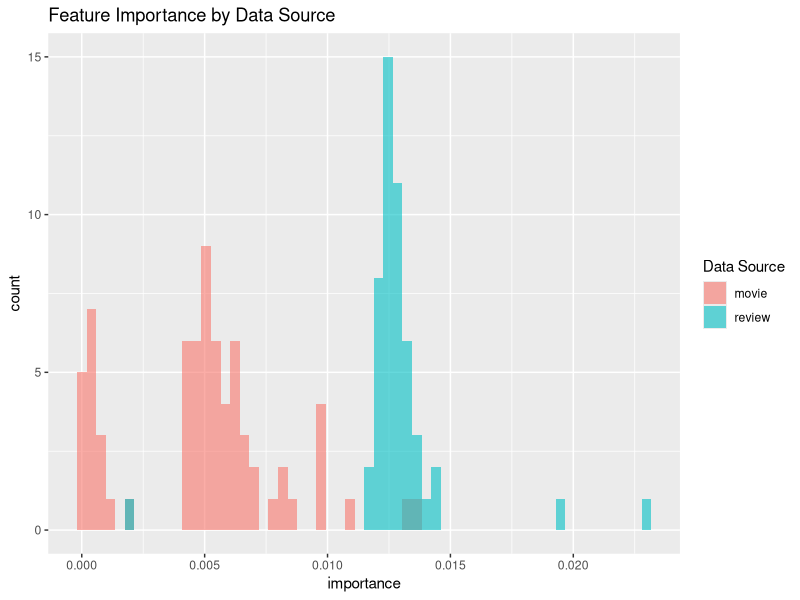
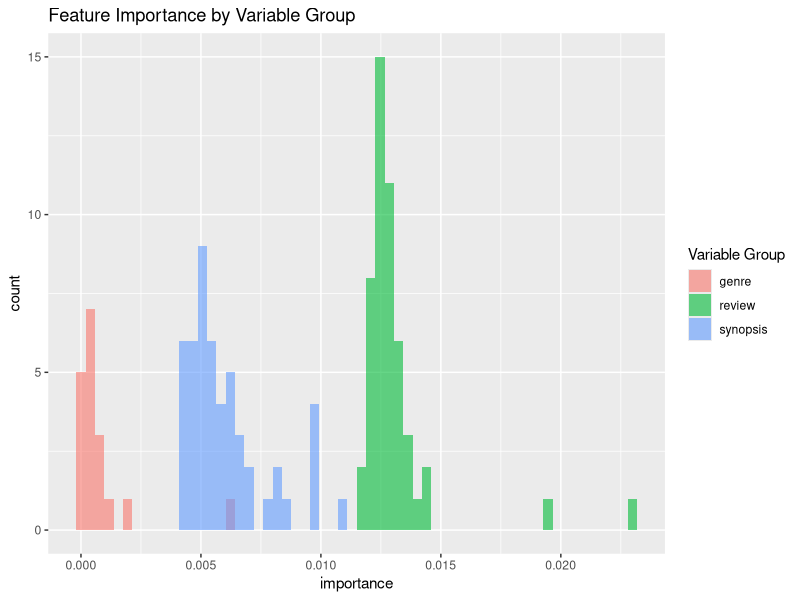
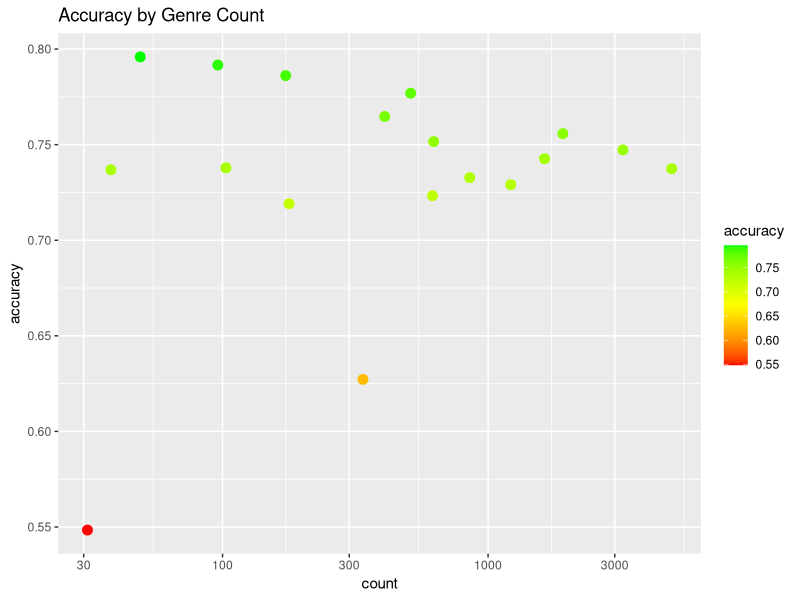
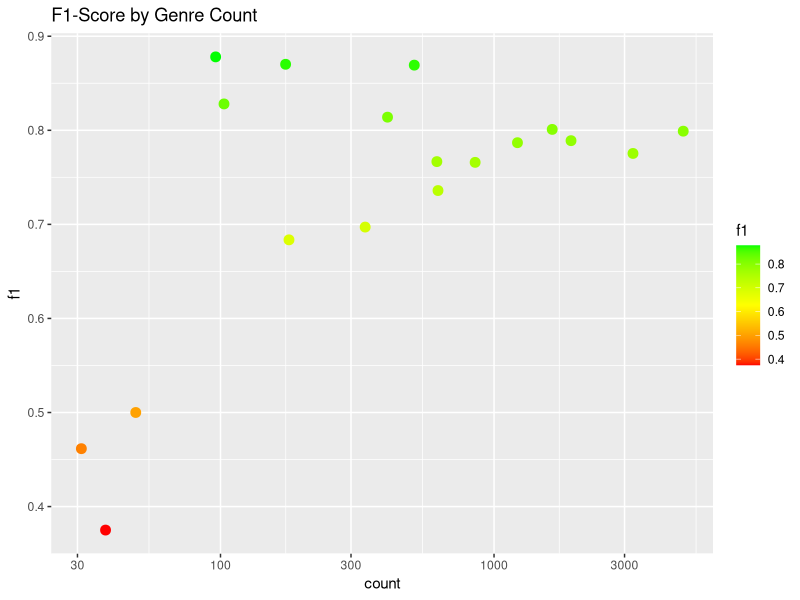
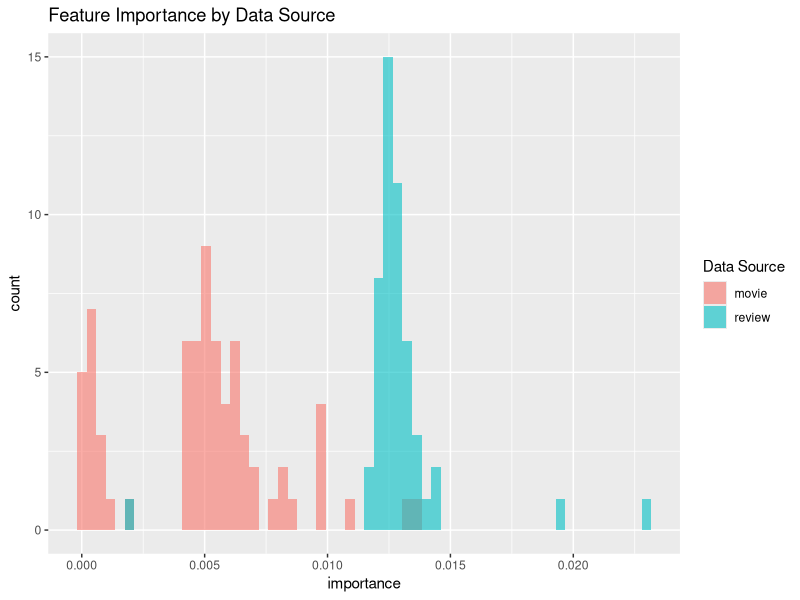
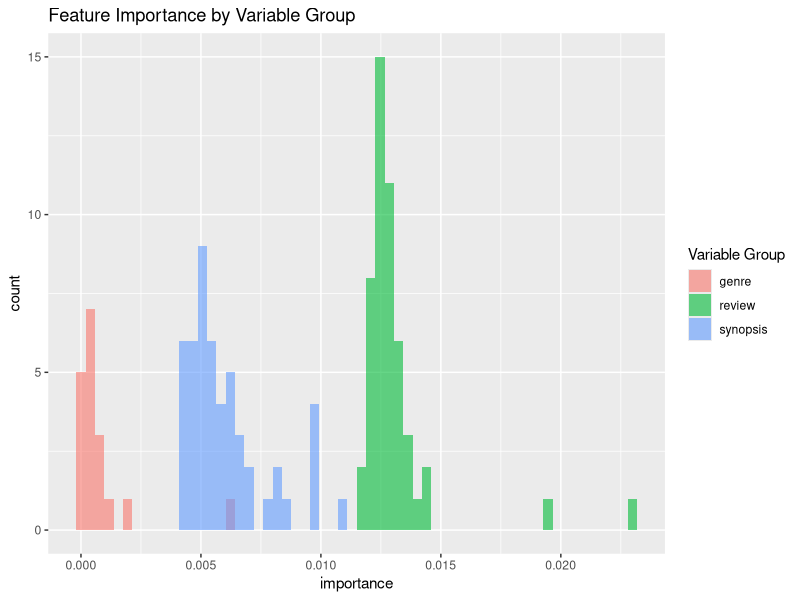
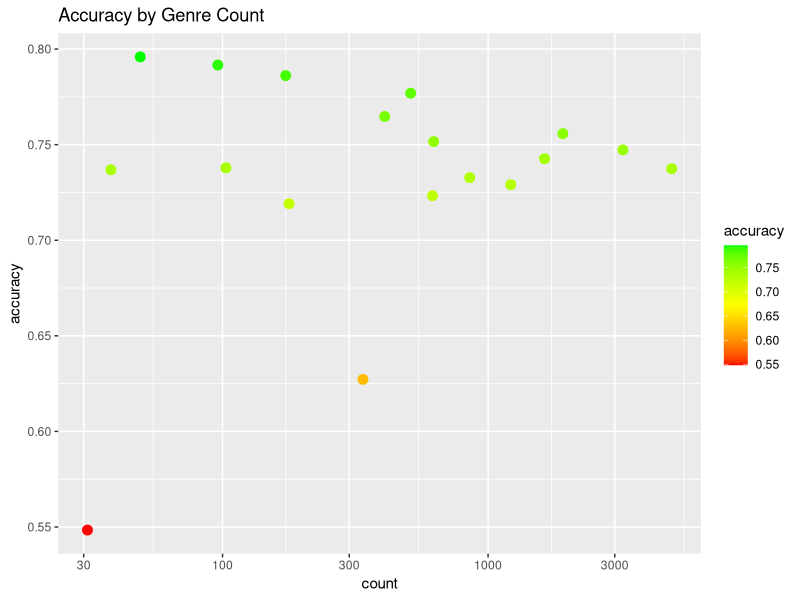
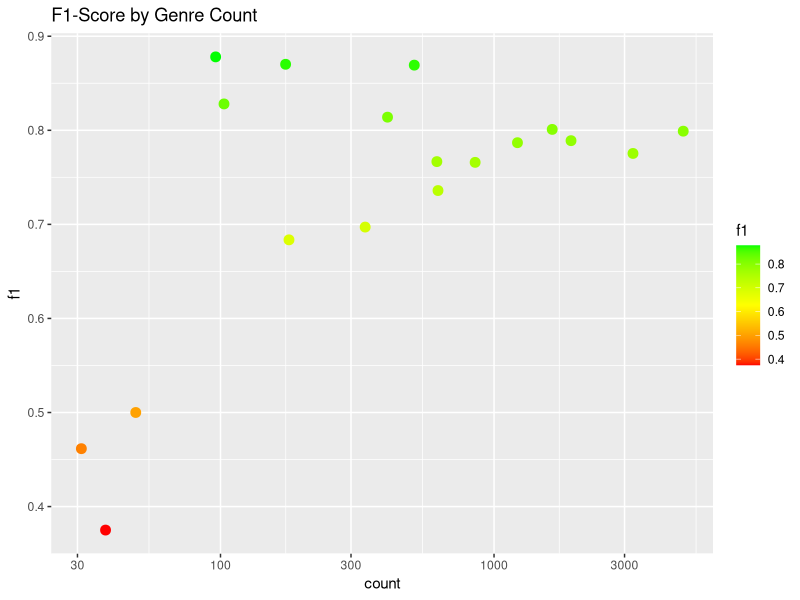

Write R code to recreate these figures, in order.
library(ggplot2)
library(dplyr)
library(stringr)

feature_importance <- read.csv('feature_importance.csv')
genre_results <- read.csv('genre_results.csv')

feature_importance %>%
  mutate(var_group = case_when(
    str_detect(var, "review_topic\\d+") ~ "review",
    str_detect(var, "synopsis_topic\\d+") ~ "synopsis",
    str_detect(var, "^[A-Z]") ~ "genre",
    TRUE ~ var
  )) %>%
  mutate(data_source = case_when(
    str_detect(var, "synopsis|box_office|runtime") ~ "movie",
    var_group == "genre" ~ "movie",
    TRUE ~ "review"
  )) ->
  feature_importance

feature_importance %>%
  ggplot(aes(x = importance, fill = data_source)) +
  geom_histogram(bins = 60, position = "identity", alpha = 0.6) +
  scale_fill_discrete(name = "Data Source") +
  ggtitle("Feature Importance by Data Source")
ggsave("importance_by_source.png")

feature_importance %>%
  filter(var_group == "genre" | var_group == "review" | var_group == "synopsis") %>%
  ggplot(aes(x = importance, fill = var_group)) +
  geom_histogram(bins = 60, position = "identity", alpha = 0.6) +
  scale_fill_discrete(name = "Variable Group") +
  ggtitle("Feature Importance by Variable Group")
ggsave("importance_by_vargroup.png")

genre_results %>%
  ggplot(aes(x = count, y = accuracy, color = accuracy)) +
  geom_point(size = 3) +
  scale_x_log10() +
  scale_color_gradientn(colors = c("red", "yellow", "green")) +
  ggtitle("Accuracy by Genre Count")
ggsave("accuracy_by_count.png")

genre_results %>%
  ggplot(aes(x = count, y = f1, color = f1)) +
  geom_point(size = 3) +
  scale_x_log10() +
  scale_color_gradientn(colors = c("red", "yellow", "green")) +
  ggtitle("F1-Score by Genre Count")
ggsave("f1_by_count.png")
